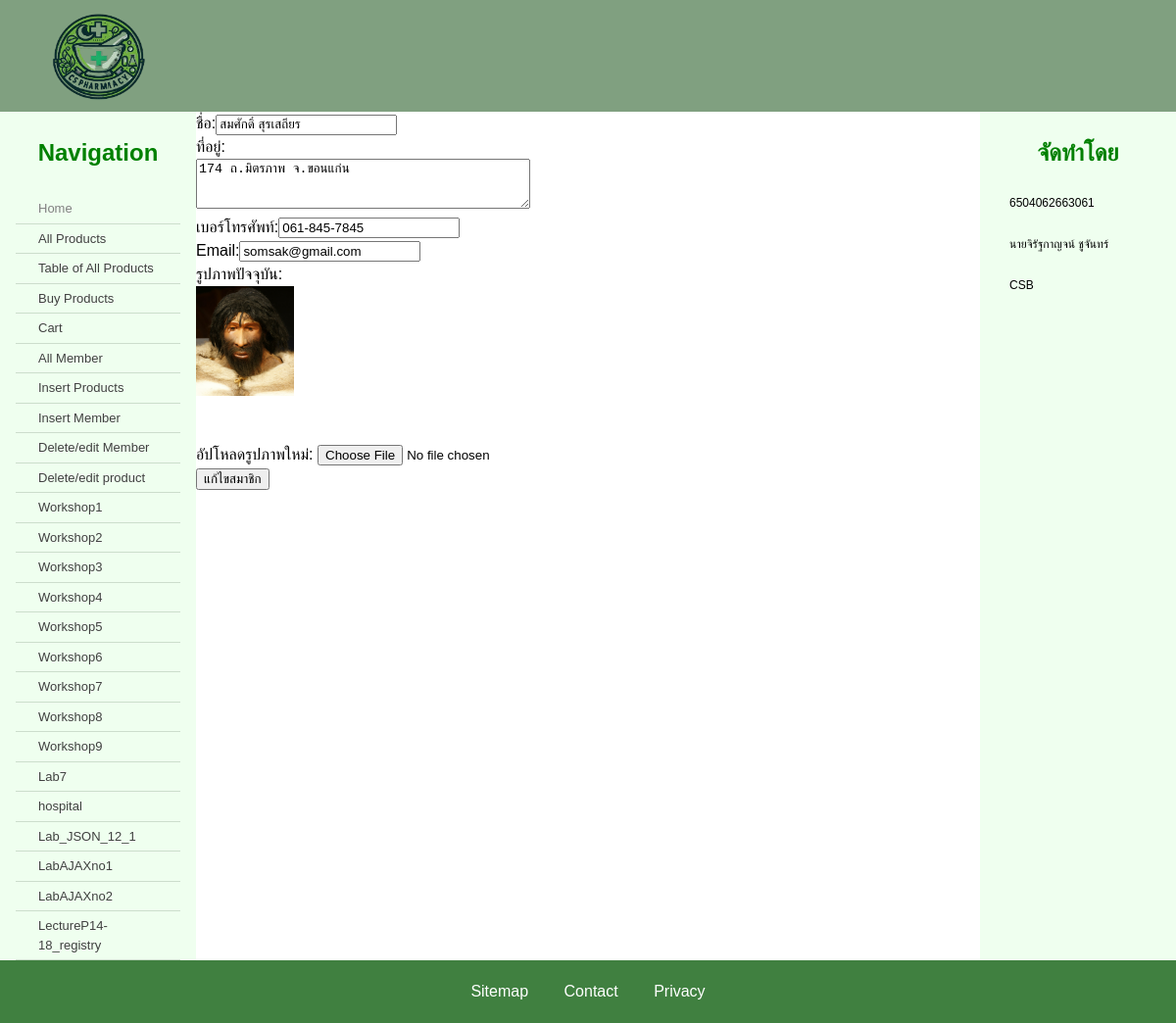
The app's page /csshop/member_php/edit_member2.php?username=somsak with its own data.
### tables this page shows
CREATE TABLE `member` (
  `username` varchar(15) NOT NULL,
  `password` varchar(15) NOT NULL,
  `name` varchar(100) NOT NULL,
  `address` varchar(255) NOT NULL,
  `mobile` varchar(30) NOT NULL,
  `email` varchar(30) DEFAULT NULL,
  `type` varchar(10) NOT NULL
);

### csshop/member_php/edit_member2.php (the view, shortened to what this page needs)
<?php include "../connect.php" ?>
<!doctype html>
<html lang="en">
  <head>
    <link href="../mcss.css" rel="stylesheet" type="text/css" />
  </head>
  <body>
    <header>
      <div class="logo">
        <img src="../cslogo.png" width="200" alt="Site Logo">
      </div>
    </header>
    <main>
      <article>
        <div style="display:flex">
        <?php
            $stmt = $pdo->prepare("SELECT * FROM member WHERE username = ?");
            $stmt->bindParam(1,$_GET["username"]);
            $stmt->execute();
            $row = $stmt->fetch();
            $upload_dir = '../memphoto/';
            $username = $row['username'];
            $image_path = "";
            if (file_exists($upload_dir . $username . ".jpg")) {
                $image_path = $upload_dir . $username . ".jpg";
            } elseif (file_exists($upload_dir . $username . ".jpeg")) {
                $image_path = $upload_dir . $username . ".jpeg";
            } elseif (file_exists($upload_dir . $username . ".png")) {
                $image_path = $upload_dir . $username . ".png";
            }
        ?>
        <form action="edit_member3.php" method="post" enctype="multipart/form-data">
            ชื่อ:<input type="text" name="name" value="<?=$row["name"]?>"><br>
            ที่อยู่:<br>
            <textarea name="address" rows="3" cols="40"><?=$row["address"]?></textarea><br>
            เบอร์โทรศัพท์:<input type="text" name="mobile" value="<?=$row["mobile"]?>"><br>
            Email:<input type="text" name="email" value="<?=$row["email"]?>"><br>
            รูปภาพปัจจุบัน:<br>
            <img src="<?=$image_path?>" alt="Member Photo" width="100"><br><br>
            อัปโหลดรูปภาพใหม่: <input type="file" name="photo" accept="image/*"><br>
            <input type="submit" value="แก้ไขสมาชิก">
        </form>
        </div>
      </article>
      <nav id="menu">
        <h2>Navigation</h2>
        <ul class="menu">
        <li class="dead"><a href="../index.php">Home</a></li>
          <li><a href="../product_php/display_products.php">All Products</a></li>
          <li><a href="../product_php/table_product.php">Table of All Products</a></li>
          <li><a href="../cart/store.php">Buy Products</a></li>
          <li><a href="../cart/cart.php">Cart</a></li>
          <li><a href="./member.php">All Member</a></li>
          <li><a href="../insert_product.php">Insert Products</a></li>
          <li><a href="../insert_member.php">Insert Member</a></li>
          <li><a href="./edit_member.php">Delete/edit Member</a></li>
          <li><a href="../product_php/edit_product.php">Delete/edit product</a></li>
          <li><a href="../workshop/ws1.php">Workshop1</a></li>
          <li><a href="../workshop/ws2.php">Workshop2</a></li>
          <li><a href="../workshop/ws3.php">Workshop3</a></li>
          <li><a href="../workshop/ws4.php">Workshop4</a></li>
          <li><a href="../workshop/ws5.php">Workshop5</a></li>
          <li><a href="../workshop/ws6.php">Workshop6</a></li>
          <li><a href="../workshop/ws7.php">Workshop7</a></li>
          <li><a href="../workshop/ws8.php">Workshop8</a></li>
          <li><a href="../workshop/ws9.php">Workshop9</a></li>
          <li><a href="../lab7.php">Lab7</a></li>
          <li><a href="../labAjax_json/json/hospital.html">hospital</a></li>
          <li><a href="../labAjax_json/json//Lab_JSON_12_1.html">Lab_JSON_12_1</a></li>
          <li><a href="../labAjax_json/AJAX/LabAJAXno1/ws1.html">LabAJAXno1</a></li>
          <li><a href="../labAjax_json/AJAX/LabAJAXno2/search.html">LabAJAXno2</a></li>
          <li><a href="../labAjax_json/AJAX/LectureP14-18_registry/registry.html">LectureP14-18_registry</a></li>
        </ul>
      </nav>
      <aside>
      <h2>จัดทำโดย</h2>
      <p>6504062663061</p>
      <p>นายจิรัฐกาญจน์ ชูจันทร์</p>
      <p>CSB</p>
    </aside>
    </main>
    <footer>
      <a href="#">Sitemap</a>
      <a href="#">Contact</a>
      <a href="#">Privacy</a>
    </footer>
  </body>
</html>

### csshop/mcss.css (style rules this page uses)
html { overflow-y: auto; background: #408040; }
body { margin: 0; font-family: sans-serif; line-height: 1.5; }
header { display: flex; justify-content: space-between; background: #80a080; }
main { display: flex; }
nav { order: 1; width: 200px; background: #efffef; }
article { order: 2; flex:1; overflow: auto; min-height: 480px; background: #ffffff; }
aside { order: 3; width: 200px; background: #efffef; }
aside p { font-size: 75%; }
footer { text-align: center; padding: 20px 0; background: #408040; }
h1, h2 { color: #008000; margin: 1em 0; text-align: center; }
p { margin: 2em 15%; }
img { display: block; }
ul.menu { padding: 0 1em; margin: 0; }
ul.menu li { padding: 5px 10px; border-bottom: solid 1px #ccddcc; font-size: small; list-style: none; }
a { text-decoration: none; margin: 0 1em; color: #ffffff; }
ul.menu li a { display: block; }
ul.menu li a { color: #404040; }
ul.menu li.dead a { color: #808080; }

### records on screen
member: name "สมศักดิ์ สุรเสถียร", address "174 ถ.มิตรภาพ จ.ขอนแก่น", mobile "061-845-7845", email "somsak@gmail.com", username (picture)
